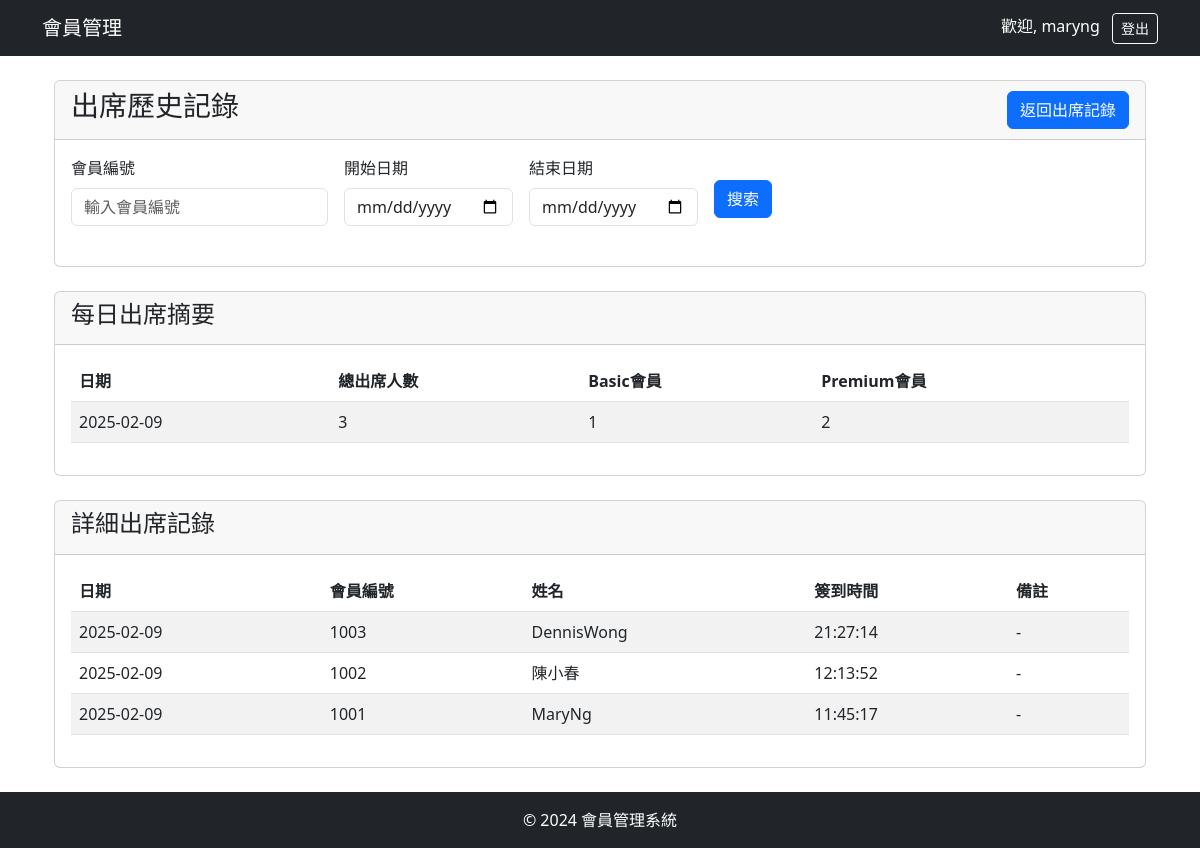
Page /api/attendance/history/ (signed in) on the committed database.
### api/models.py (models this page shows, shortened)
class Attendance(models.Model):
    member = models.ForeignKey(Membership, on_delete=models.CASCADE)
    attendance_date = models.DateField(auto_now_add=True)  # 自動設置為當前日期
    check_in_time = models.TimeField(auto_now_add=True)   # 自動設置為當前時間
    notes = models.TextField(blank=True, null=True)
    class Meta:
        ordering = ['-attendance_date', '-check_in_time']
        unique_together = ['member', 'attendance_date']
        verbose_name = "出席記錄"
        verbose_name_plural = "出席記錄"

class Membership(models.Model):
    user = models.OneToOneField(User, on_delete=models.CASCADE)  # 會員關聯 Django User
    membership_type = models.CharField(
        max_length=20,
        choices=MEMBERSHIP_TYPES,
        default='Basic'
    )
    start_date = models.DateField(auto_now_add=True)  # 會員開始日期
    first_name = models.CharField(max_length=30, verbose_name="名字", blank=True, null=True)
    last_name = models.CharField(max_length=30, verbose_name="姓氏", blank=True, null=True)
    email = models.EmailField(verbose_name="電子郵件", blank=True, null=True)
    phone = models.CharField(max_length=20, blank=True, null=True, verbose_name="電話號碼")
    member_id = models.CharField(max_length=4, unique=True, verbose_name="會員編號")
    class Meta:
        ordering = ['member_id']  # 按會員編號排序
        verbose_name = "會員"
        verbose_name_plural = "會員"

### api/views.py (the view)
# urls.py: path('attendance/history/', login_required(attendance_history), name='attendance_history'),
@login_required
def attendance_history(request):
    try:
        attendances = Attendance.objects.all()
        member_id = request.GET.get('member_id')
        if member_id:
            attendances = attendances.filter(member__member_id=member_id)
        start_date = request.GET.get('start_date')
        end_date = request.GET.get('end_date')
        if start_date:
            try:
                start_date = parse_date(start_date)
                attendances = attendances.filter(attendance_date__gte=start_date)
            except ValueError:
                messages.error(request, '開始日期格式不正確')
        if end_date:
            try:
                end_date = parse_date(end_date)
                attendances = attendances.filter(attendance_date__lte=end_date)
            except ValueError:
                messages.error(request, '結束日期格式不正確')
        daily_summary = attendances.values('attendance_date').annotate(
            total_attendance=Count('id'),
            basic_members=Count('member', filter=Q(member__membership_type='Basic')),
            premium_members=Count('member', filter=Q(member__membership_type='Premium'))
        ).order_by('-attendance_date')
        attendances = attendances.order_by('-attendance_date', '-check_in_time')
        return render(request, 'attendance_history.html', {
            'attendances': attendances,
            'daily_summary': daily_summary,
        })
    except Exception as e:
        messages.error(request, f'發生錯誤：{str(e)}')
        return render(request, 'attendance_history.html', {
            'attendances': [],
            'daily_summary': [],
        })

### api/templates/attendance_history.html (shortened to what this page needs)
{% extends 'base.html' %}
{% block content %}
<div class="container mt-4">
    <div class="card mb-4">
        <div class="card-header d-flex justify-content-between align-items-center">
            <h3>出席歷史記錄</h3>
            <a href="{% url 'attendance_list' %}" class="btn btn-primary">返回出席記錄</a>
        </div>
        <div class="card-body">
            <form method="GET" class="mb-4">
                <div class="row g-3 align-items-center">
                    <div class="col-auto">
                        <label for="member_id" class="form-label">會員編號</label>
                        <input type="text"
                               id="member_id"
                               name="member_id"
                               class="form-control"
                               placeholder="輸入會員編號"
                               value="{{ request.GET.member_id|default:'' }}">
                    </div>
                    <div class="col-auto">
                        <label for="start_date" class="form-label">開始日期</label>
                        <input type="date"
                               id="start_date"
                               name="start_date"
                               class="form-control"
                               value="{{ request.GET.start_date|default:'' }}">
                    </div>
                    <div class="col-auto">
                        <label for="end_date" class="form-label">結束日期</label>
                        <input type="date"
                               id="end_date"
                               name="end_date"
                               class="form-control"
                               value="{{ request.GET.end_date|default:'' }}">
                    </div>
                    <div class="col-auto" style="margin-top: 32px;">
                        <button type="submit" class="btn btn-primary">搜索</button>
                    </div>
                </div>
            </form>
        </div>
    </div>
    {% if not request.GET.member_id and not request.GET.start_date and not request.GET.end_date %}
    <div class="card mb-4">
        <div class="card-header">
            <h4>每日出席摘要</h4>
        </div>
        <div class="card-body">
            <div class="table-responsive">
                <table class="table table-striped">
                    <thead>
                        <tr>
                            <th>日期</th>
                            <th>總出席人數</th>
                            <th>Basic會員</th>
                            <th>Premium會員</th>
                        </tr>
                    </thead>
                    <tbody>
                        {% for summary in daily_summary %}
                        <tr>
                            <td>{{ summary.attendance_date|date:"Y-m-d" }}</td>
                            <td>{{ summary.total_attendance }}</td>
                            <td>{{ summary.basic_members }}</td>
                            <td>{{ summary.premium_members }}</td>
                        </tr>
                        {% empty %}
                        <tr>
                            <td colspan="4" class="text-center">暫無摘要數據</td>
                        </tr>
                        {% endfor %}
                    </tbody>
                </table>
            </div>
        </div>
    </div>
    {% endif %}
    <div class="card">
        <div class="card-header">
            <h4>詳細出席記錄</h4>
        </div>
        <div class="card-body">
            <div class="table-responsive">
                <table class="table table-striped">
                    <thead>
                        <tr>
                            <th>日期</th>
                            <th>會員編號</th>
                            <th>姓名</th>
                            <th>簽到時間</th>
                            <th>備註</th>
                        </tr>
                    </thead>
                    <tbody>
                        {% for attendance in attendances %}
                        <tr>
                            <td>{{ attendance.attendance_date|date:"Y-m-d" }}</td>
                            <td>{{ attendance.member.member_id }}</td>
                            <td>{{ attendance.member.last_name }}{{ attendance.member.first_name }}</td>
                            <td>{{ attendance.check_in_time|time:"H:i:s" }}</td>
                            <td>{{ attendance.notes|default:"-" }}</td>
                        </tr>
                        {% empty %}
                        <tr>
                            <td colspan="5" class="text-center">暫無出席記錄</td>
                        </tr>
                        {% endfor %}
                    </tbody>
                </table>
            </div>
        </div>
    </div>
</div>
{% endblock %}

### api/templates/base.html (shortened to what this page needs)
<!DOCTYPE html>
<html lang="zh-TW">
<head>
    <link href="https://cdn.jsdelivr.net/npm/bootstrap@5.3.0/dist/css/bootstrap.min.css" rel="stylesheet">
</head>
<body>
    <nav class="navbar navbar-expand-lg navbar-dark bg-dark">
        <div class="container">
            <a class="navbar-brand" href="{% url 'membership_list' %}">會員管理</a>
            <div class="ms-auto">
                {% if user.is_authenticated %}
                    <span class="text-white me-2">歡迎, {{ user.username }}</span>
                    <a href="{% url 'logout' %}" class="btn btn-outline-light btn-sm">登出</a>
                {% else %}
                    <a href="{% url 'login' %}" class="btn btn-outline-light btn-sm">登入</a>
                {% endif %}
            </div>
        </div>
    </nav>
    <div class="container mt-4">
        {% block content %}{% endblock %}
    </div>
    <footer class="bg-dark text-white text-center py-3 mt-4">
        &copy; 2024 會員管理系統
    </footer>
</body>
</html>

### rows in the picture
Attendance: attendance_date "2025-02-09", member.member_id "1003", member.last_name "Dennis", member.first_name "Wong", check_in_time "21:27:14", notes "-"
Attendance: attendance_date "2025-02-09", member.member_id "1002", member.last_name "陳", member.first_name "小春", check_in_time "12:13:52", notes "-"
Attendance: attendance_date "2025-02-09", member.member_id "1001", member.last_name "Mary", member.first_name "Ng", check_in_time "11:45:17", notes "-"

### other values in the picture
{{ user.username }} "maryng"
{{ summary.attendance_date|date:"Y-m-d" }} "2025-02-09"
{{ summary.total_attendance }} "3"
{{ summary.basic_members }} "1"
{{ summary.premium_members }} "2"
